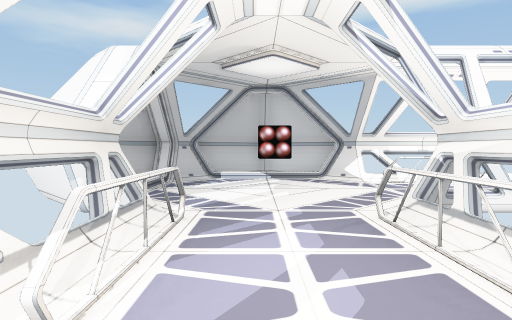
View 1 (above)

16 first-person views from a walk through a 3-D level made in the Unity game engine. The camera is 1.4 m above the floor, tilts 2° down and sees 75° across. The floor is counted in squares, 2 m on a side. Each view is taken from the middle of a square. On the plan, view 1 faces up. The plan holds only what a view shows up to about 10 squares ahead; the rest is blank. The place goes on beyond the plan. Some animated figures are left out.

View 2
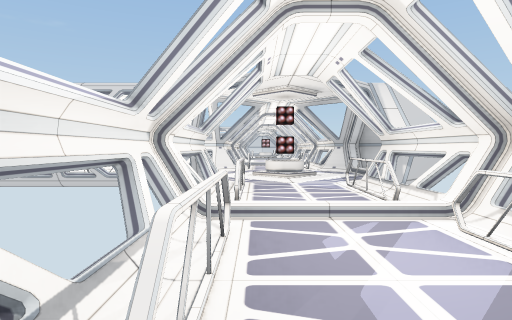

View 3
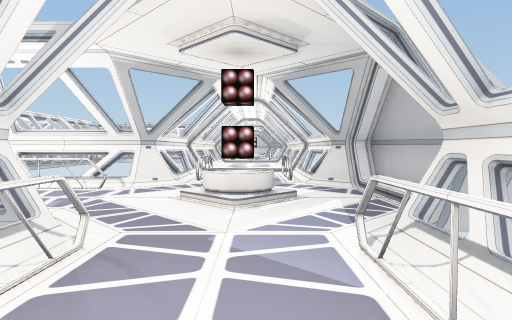

View 4
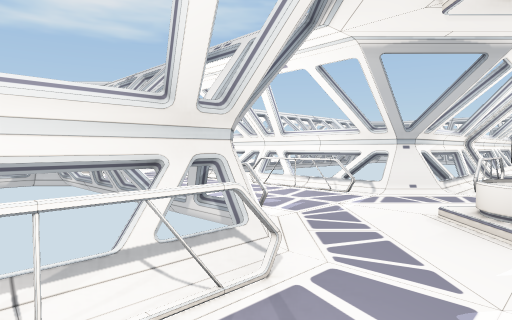

View 5
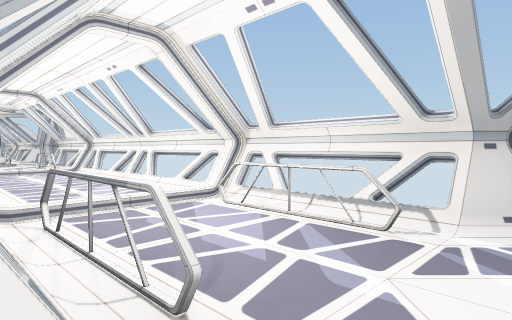

View 6
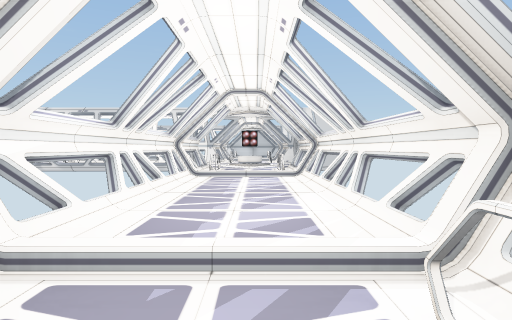

View 7
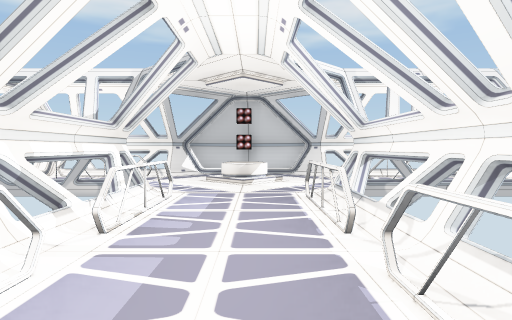

View 8
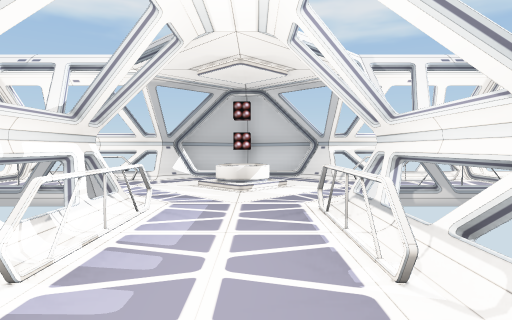

View 9
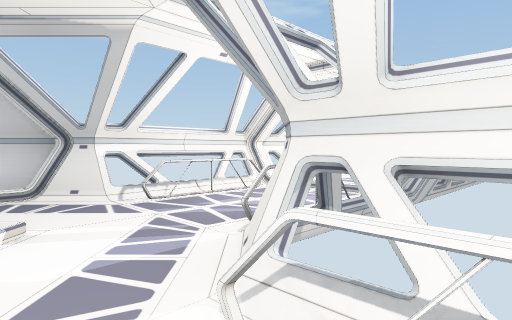

View 10
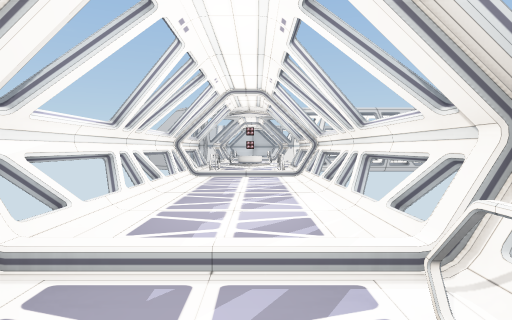

View 11
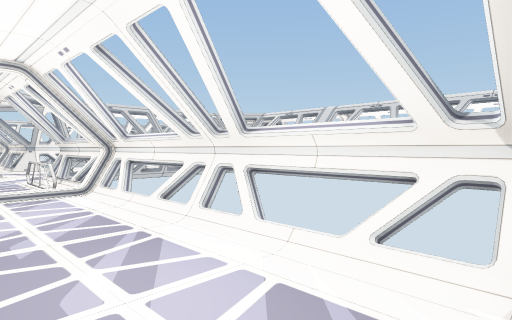

View 12
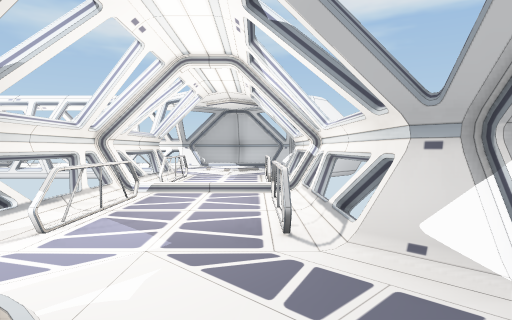

View 13
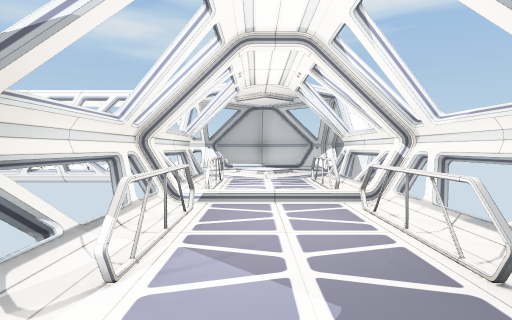

View 14
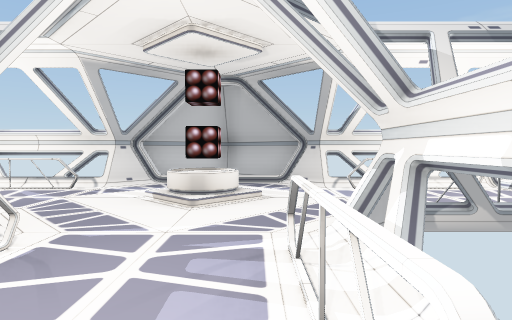

View 15
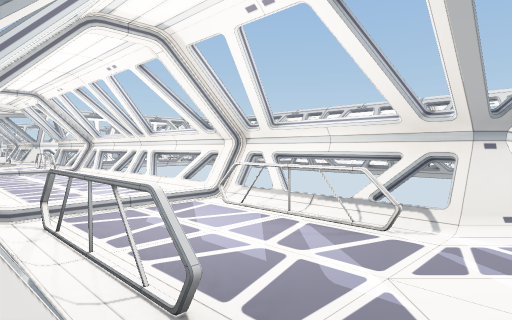

View 16
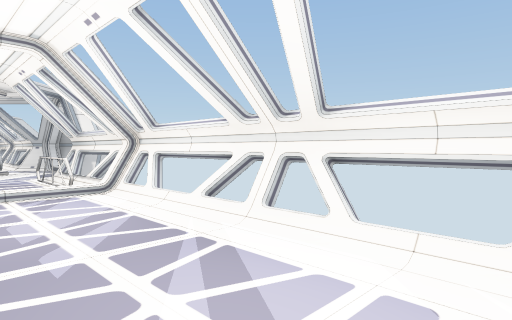

### Floor plan
Key: @ floor where view 1 was taken; # wall or solid block; . floor; / step, stairs or slope; C column; O other object.
Columns run from 4 left of view 1 to 15 right of it. Each row starts with its distance up from view 1.
  9    O OO
  8   CC CO###
  7  OC   .OO#        O
  6 O     ...         OO
  5 OO  # ..O         O
  4  OOC..O#### O/..CC
  3   #O..##    #O..#
  2   #O.O#     #O.O#
  1   CC..C     #C  C
  0   ##@.#     ##..#
 -1   #O.O#     #O.O#
 -2   #O..##   ##O..#
 -3  OOC..O#####O...CC
 -4 OO    ..O..O. .   O
 -5 O     .......  .  OO
 -6  OC   .OO#OO#   .CO
 -7   C#..O#######..OC
 -8   #O.O##    #O.O#
 -9   #O..#     #O..#
-10   CC//C     CC//C
-11   #/..#     #/..#
-12   #/..#     #/..#
-13   #/..#     #/..#
-14   #/..#     #/..#
-15   #/..#     #/..#
-16   #C..C     #C..C
-17   ##  #     ##  #
-18   #O.O#     #O.O#

Positions as (right, up) in squares from view 1, and headings:
1: (0, 0), facing up
2: (1, 4), facing down
3: (0, 0), facing down
4: (0, -1), facing down-right
5: (2, -6), facing down-left
6: (0, -8), facing down
7: (3, -5), facing right
8: (4, -5), facing right
9: (7, -5), facing down-right
10: (10, -8), facing down
11: (11, -10), facing down-left
12: (11, -5), facing up
13: (10, -4), facing up
14: (5, -4), facing left
15: (12, -6), facing down-left
16: (1, -11), facing down-left
